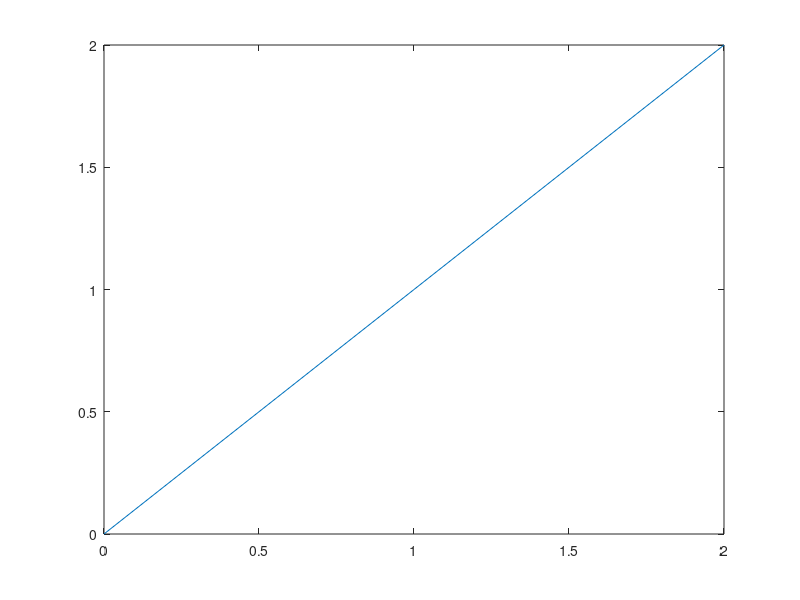
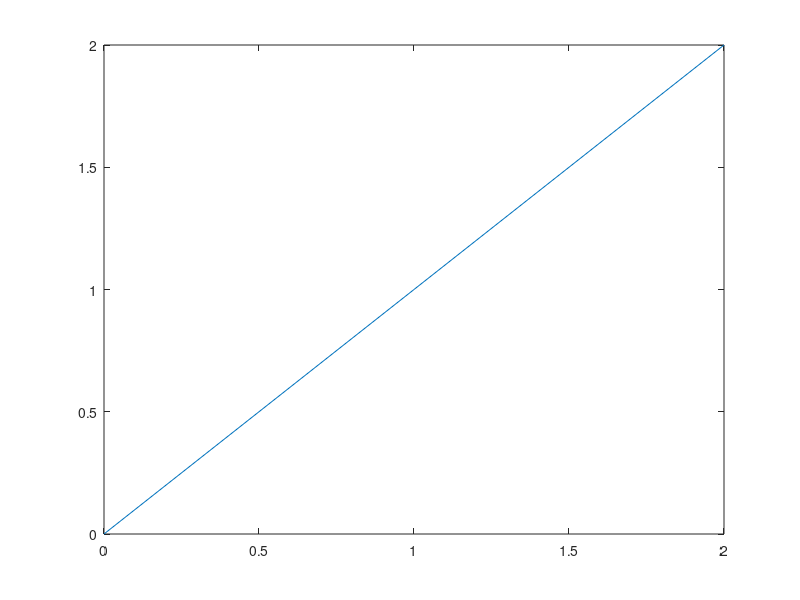
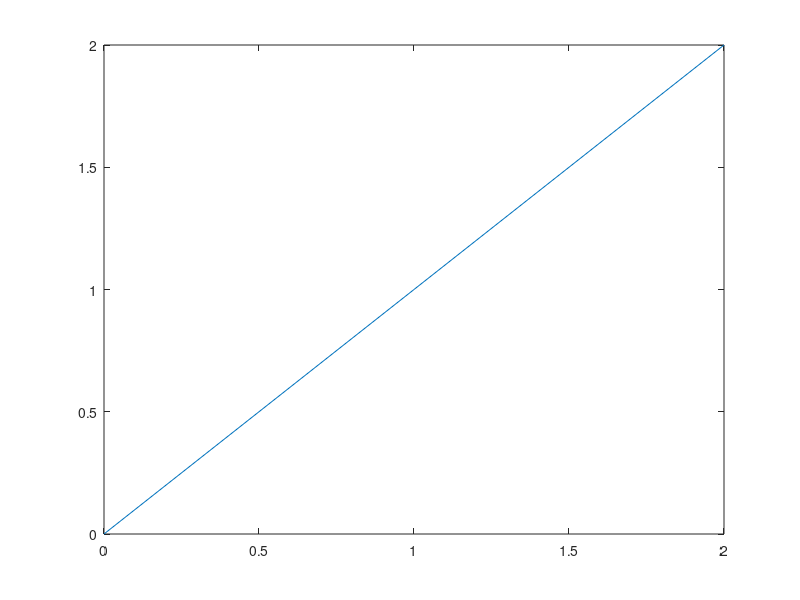
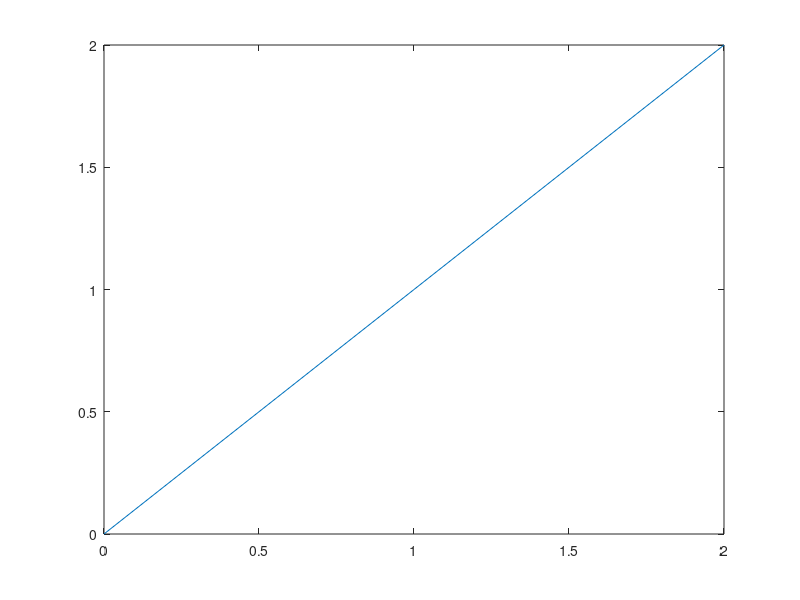

Here is the MATLAB script that generated these plots, in order:
function figure_close_test()
% When you try to close figure windows, MATLAB for Mac sometimes gives you
% the rainbow cursor of death and hangs up. A walkaround is to turn off
% apps that use Mac's Accessibility API. Go to System Preferences >
% Security & Privacy > Privacy > Accessibility and unmark some apps there.
%  
% This script is helpful to identify the apps that cause the problem.
%  
% (1) Run this script. If it finishes without any problems, you don't have
%     the "can't close a figure" issue. Lucky you! If your MATLAB hangs up 
%     or becomes sluggish, go to (2).
%  
% (2) Turn off an app shown in Accessibility and go to (3).
%  
% (3) Run this script again. If you finished it without any problems, then
%     it is likely that the app you just turned off interferes with MATLAB.
%     So, it should be turned off while you use MATLAB (and ask MathWorks 
%     to fix this long-standing issue). If you got some problems while 
%     running this script, go back to (2) and turn off another app.
 
 
clear all;
close all;
 
for i = 1 : 10
    fprintf('%d: ',i)
    for j = 1 : 10
        fprintf('%d ',j)
        figure;
        plot([0,1,2],[0,1,2])
    end
    close all;
    fprintf('--- All figures closed\n')
end